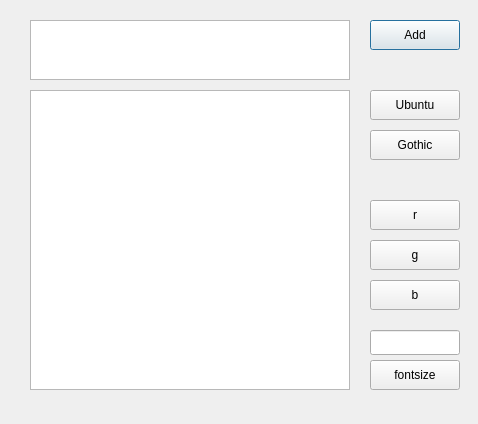
<?xml version="1.0" encoding="UTF-8"?>
<ui version="4.0">
 <class>Dialog</class>
 <widget class="QDialog" name="Dialog">
  <property name="geometry">
   <rect>
    <x>0</x>
    <y>0</y>
    <width>478</width>
    <height>424</height>
   </rect>
  </property>
  <property name="windowTitle">
   <string>Dialog</string>
  </property>
  <widget class="QPushButton" name="pushButton">
   <property name="geometry">
    <rect>
     <x>370</x>
     <y>20</y>
     <width>90</width>
     <height>30</height>
    </rect>
   </property>
   <property name="text">
    <string>Add</string>
   </property>
  </widget>
  <widget class="QTextEdit" name="textEdit">
   <property name="geometry">
    <rect>
     <x>30</x>
     <y>20</y>
     <width>320</width>
     <height>60</height>
    </rect>
   </property>
  </widget>
  <widget class="QTextEdit" name="textEdit_2">
   <property name="geometry">
    <rect>
     <x>30</x>
     <y>90</y>
     <width>320</width>
     <height>300</height>
    </rect>
   </property>
   <property name="readOnly">
    <bool>true</bool>
   </property>
  </widget>
  <widget class="QPushButton" name="pushButton_2">
   <property name="geometry">
    <rect>
     <x>370</x>
     <y>90</y>
     <width>90</width>
     <height>30</height>
    </rect>
   </property>
   <property name="text">
    <string>Ubuntu</string>
   </property>
  </widget>
  <widget class="QPushButton" name="pushButton_3">
   <property name="geometry">
    <rect>
     <x>370</x>
     <y>130</y>
     <width>90</width>
     <height>30</height>
    </rect>
   </property>
   <property name="text">
    <string>Gothic</string>
   </property>
  </widget>
  <widget class="QPushButton" name="pushButton_4">
   <property name="geometry">
    <rect>
     <x>370</x>
     <y>200</y>
     <width>90</width>
     <height>30</height>
    </rect>
   </property>
   <property name="text">
    <string>r</string>
   </property>
  </widget>
  <widget class="QPushButton" name="pushButton_5">
   <property name="geometry">
    <rect>
     <x>370</x>
     <y>240</y>
     <width>90</width>
     <height>30</height>
    </rect>
   </property>
   <property name="text">
    <string>g</string>
   </property>
  </widget>
  <widget class="QPushButton" name="pushButton_6">
   <property name="geometry">
    <rect>
     <x>370</x>
     <y>280</y>
     <width>90</width>
     <height>30</height>
    </rect>
   </property>
   <property name="text">
    <string>b</string>
   </property>
  </widget>
  <widget class="QPushButton" name="pushButton_7">
   <property name="geometry">
    <rect>
     <x>370</x>
     <y>360</y>
     <width>90</width>
     <height>30</height>
    </rect>
   </property>
   <property name="text">
    <string>fontsize</string>
   </property>
  </widget>
  <widget class="QLineEdit" name="lineEdit">
   <property name="geometry">
    <rect>
     <x>370</x>
     <y>330</y>
     <width>90</width>
     <height>25</height>
    </rect>
   </property>
   <property name="inputMethodHints">
    <set>Qt::ImhDigitsOnly</set>
   </property>
  </widget>
 </widget>
 <resources/>
 <connections/>
</ui>
